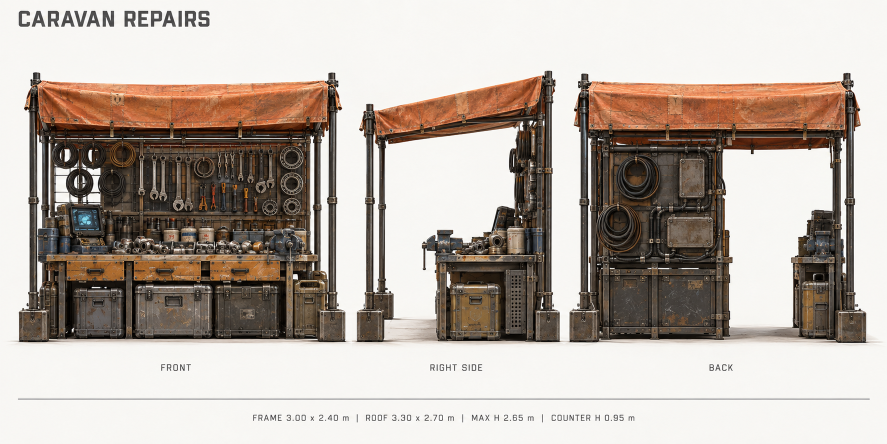
#> input picture concept_art/Codex Image Sep 10, 2026, 05_26_36 PM.png, 1774 x 887 px, given in place of cam_audit_tool_exchange_front.png, which was not available (shown at 1/2 size)
$ python compare_tool_exchange_stills.py ../../concept_art
#> lines starting #> are read from the running program, lines starting #| are printed output that depends on the picture; pictures that were not available may be replaced by others from this repository, and a replacement may not be noted
"""Side-by-side before|after sheets for the Tool Exchange display pass (native 1920x1080 originals stay in before-native/ and after-native/).

  python compare_tool_exchange_stills.py <evidence-dir>
Fixed views: before = before-native (first fixed pass; dwell copy in before-native-fixed-dwell is identical scene/build). After = after-native.
"""
import sys
from pathlib import Path
from PIL import Image, ImageDraw
R = Path(sys.argv[1])
views = ['cam_audit_tool_exchange_front', 'cam_audit_tool_exchange_door', 'cam_audit_tool_exchange_side_left', 'cam_audit_tool_exchange_side_right',
         'fp_front_lane', 'fp_door_porch', 'fp_display_close', 'fp_shutter_close', 'fp_side_left', 'fp_side_right']
(R / 'comparison').mkdir(exist_ok=True)
for v in views:
    b = Image.open(R / 'before-native' / (v + '.png')).convert('RGB'); a = Image.open(R / 'after-native' / (v + '.png')).convert('RGB')
#> further down, b is the input picture: PIL image 1774x887 RGB; mean R, G, B 184.7, 174.2, 165.8
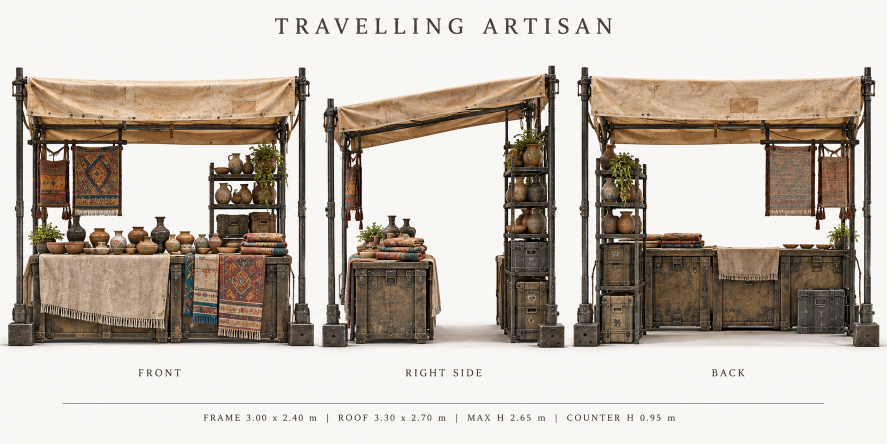
#> input picture concept_art/Codex Image Sep 10, 2026, 05_26_40 PM.png, 1774 x 887 px, given in place of cam_audit_tool_exchange_front.png, which was not available (shown at 1/2 size)
#> further down, a is the input picture: PIL image 1774x887 RGB; mean R, G, B 194.2, 184.8, 175.2
    sheet = Image.new('RGB', (1920, 540 + 26), (16, 16, 16)); d = ImageDraw.Draw(sheet)
#> after `sheet = Image.new('RGB', (1920, 540 + 26), (16, 16, 16))`: sheet: PIL image 1920x566 RGB; every value is 16
    sheet.paste(b.resize((960, 540)), (0, 26)); sheet.paste(a.resize((960, 540)), (960, 26))
#> after `sheet.paste(b.resize((960, 540)), (0, 26))`:
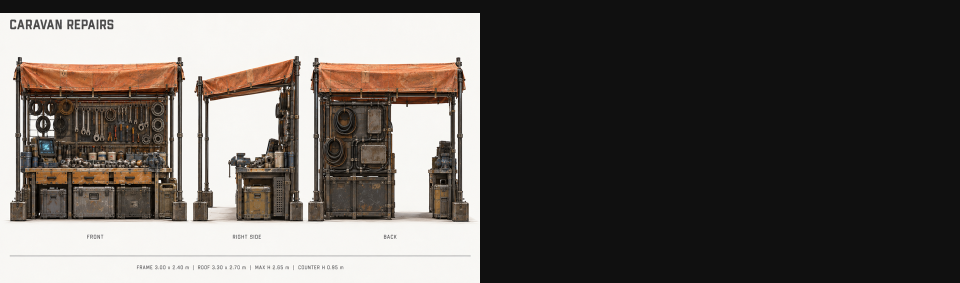
#> sheet: PIL image 1920x566 RGB (shown at 1/2 size); mean R, G, B 96.5, 91.5, 87.4
#> after `sheet.paste(a.resize((960, 540)), (960, 26))`:
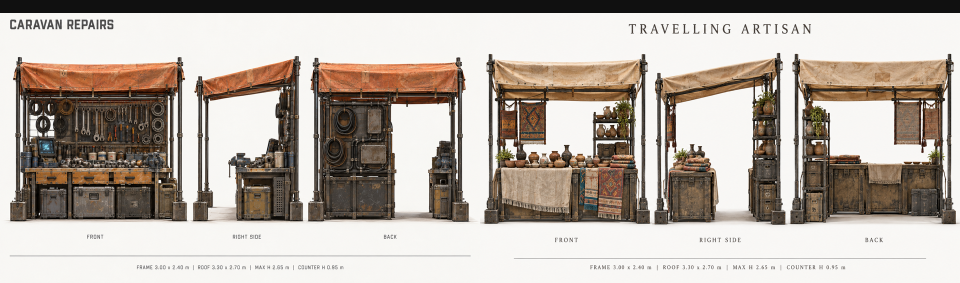
#> sheet: PIL image 1920x566 RGB (shown at 1/2 size); mean R, G, B 181.5, 172, 163.4
    d.text((8, 6), 'BEFORE (saved scene 2b609992, 29 Sep 07:51 dev build)  ' + v, fill=(230, 230, 230)); d.text((968, 6), 'AFTER (display + shutter fittings, scene 34d448cb)', fill=(230, 230, 230))
    sheet.save(R / 'comparison' / (v + '-before-after.jpg'), quality=90)
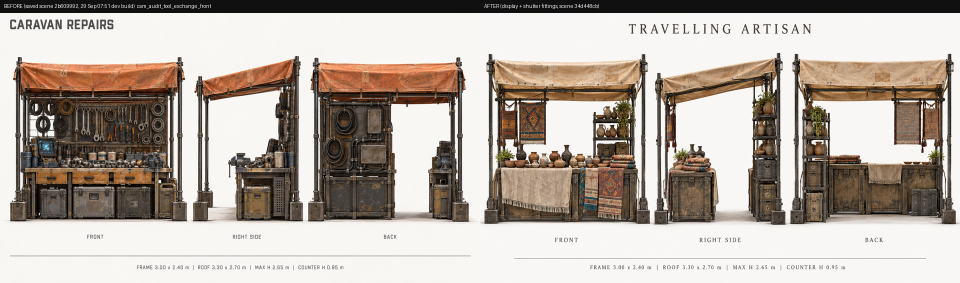
#> saved as cam_audit_tool_exchange_front-before-after.jpg: PIL image 1920x566 RGB (shown at 1/2 size); mean R, G, B 181.8, 172.3, 163.7
#> (the run stopped early here; a loop or call above may not have finished)
